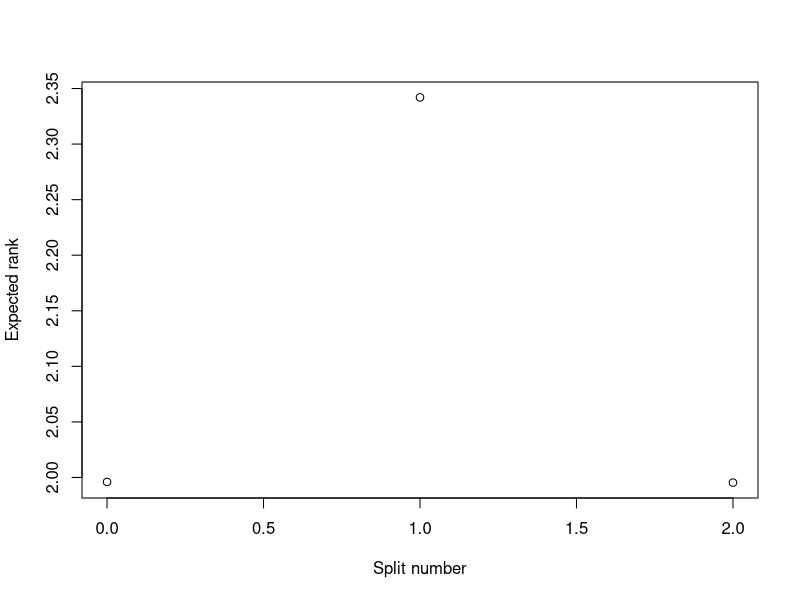
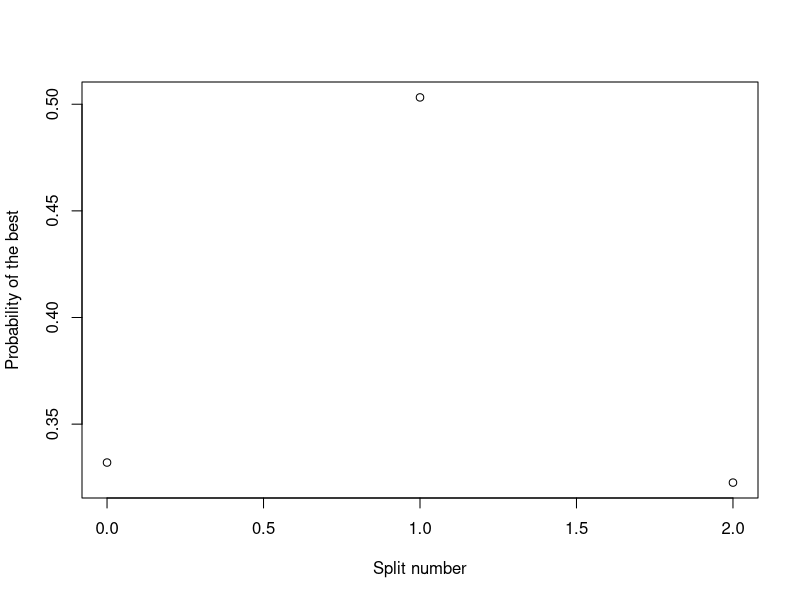
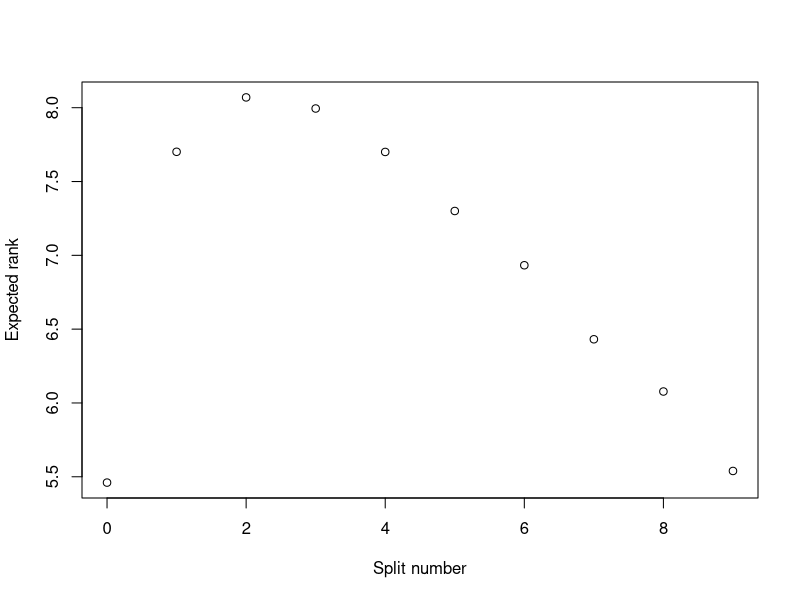
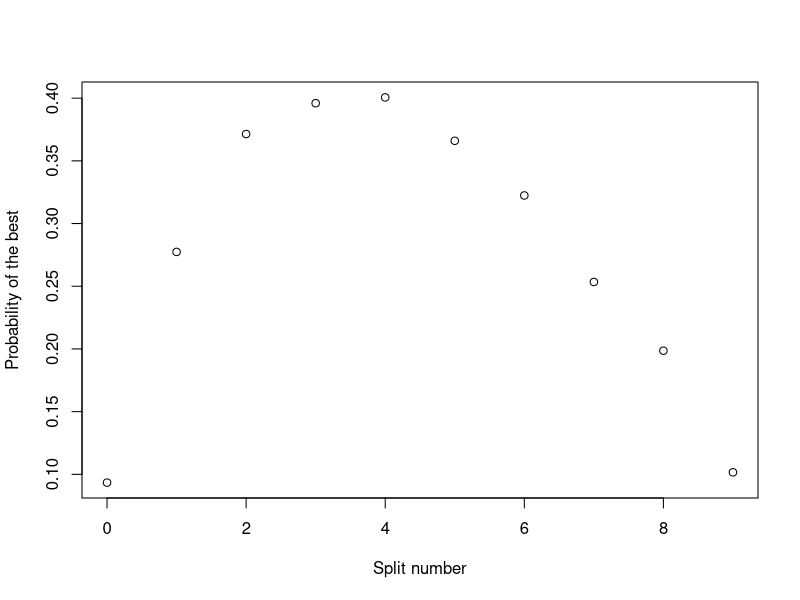
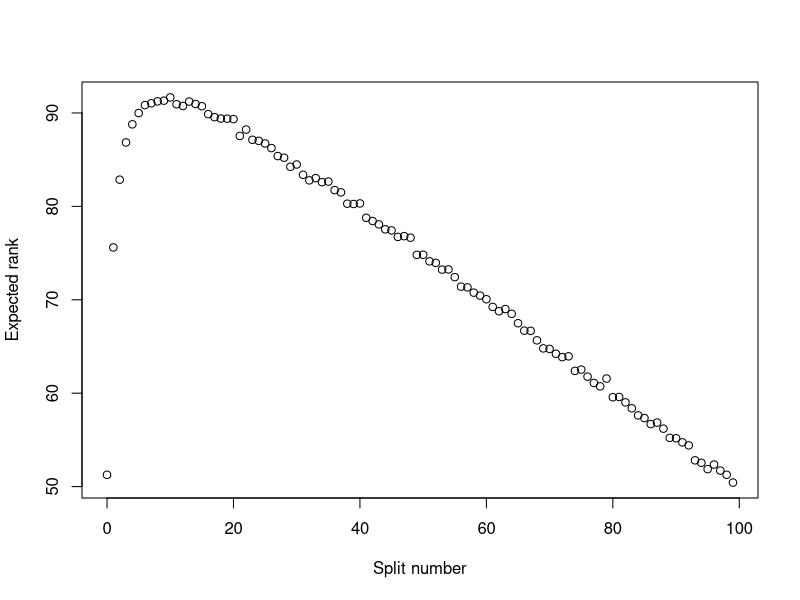
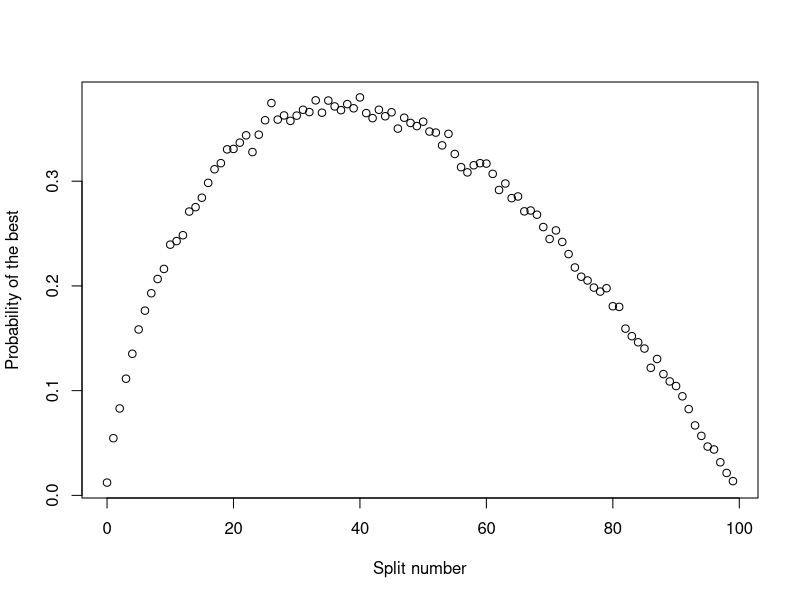

Recreate these plots in R, in order.
## ---- chunk 1
make_choice <- function(N, split_number){
  input_list <- sample(1:N, N, replace=FALSE)
  if (split_number == 0)
    best_eval <- 0
  else
    best_eval <- max(input_list[1:split_number])
  
  # YY: set selection <- input_list[N] for the not-found case
  # YY: just return the last element if split_number == N-1
  if (split_number == N-1) {
    selection <- input_list[N]
  } else {
    for( ii in (split_number+1): N){
      selection <- input_list[ii]
      if(selection > best_eval)
        break
    }
  }
  selection
}

find_optimal <- function(N){
  res <- rep(0, 5000)
  split_res <- rep(0, (N-1))
  prob_optimal <- rep(0, (N-1))
  for(split_number in 0:(N-1) ){
    count_opt <- 0
    for(i in 1:5000){
      best <- make_choice (N, split_number)
      res[i]= best
      if (best == N)
        count_opt = count_opt + 1
    }
    split_res[split_number+1] <- mean(res)
    prob_optimal[split_number+1] <- (count_opt/5000)
  }
  plot(0:(N-1),split_res,xlab="Split number", ylab="Expected rank")
  plot(0:(N-1),prob_optimal, xlab="Split number", ylab="Probability of the best")

}

find_optimal(3)
find_optimal(10)
find_optimal(100)
